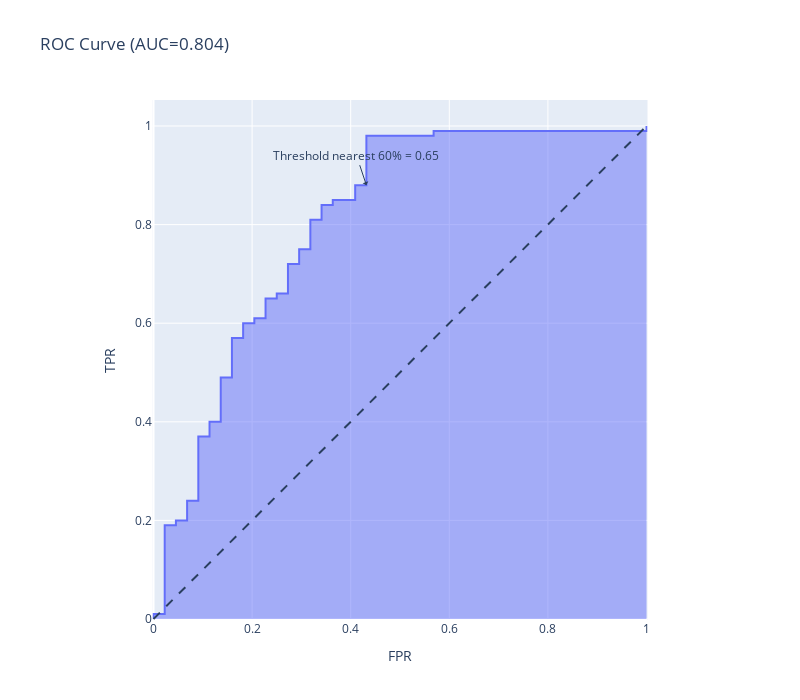

This figure's notebook cell:
### Code cell
# choose a threshold for prediction.
make_rocauc(.60)

### Figure 1 — Plotly figure (JSON) as saved in the notebook; plotly's stock layout.template omitted (floating-point values rounded to 4 significant figures)
{"data": [{"customdata": [[1.853], [0.853], [0.8498], [0.8439], [0.8438], [0.8144], [0.8141], [0.814], [0.814], [0.798], [0.7972], [0.7802], [0.7795], [0.7774], [0.7766], [0.7717], [0.7702], [0.7696], [0.7694], [0.7599], [0.7598], [0.7543], [0.7531], [0.753], [0.7511], [0.7455], [0.7438], [0.7419], [0.7396], [0.7247], [0.7247], [0.7194], [0.7183], [0.6894], [0.6876], [0.6815], [0.681], [0.6801], [0.676], [0.6545], [0.6466], [0.5345], [0.3791], [0.3471], [0.2131], [0.213]], "fillpattern": {"shape": ""}, "hovertemplate": "FPR=%{x:.2f}<br>TPR=%{y:.2f}<br>Threshold=%{customdata[0]:.2f}<extra></extra>", "legendgroup": "", "line": {"color": "#636efa"}, "marker": {"symbol": "circle"}, "mode": "lines", "name": "", "orientation": "v", "showlegend": false, "stackgroup": "1", "type": "scatter", "x": [0, 0, 0.02273, 0.02273, 0.02273, 0.02273, 0.04545, 0.04545, 0.06818, 0.06818, 0.09091, 0.09091, 0.1136, 0.1136, 0.1364, 0.1364, 0.1364, 0.1591, 0.1591, 0.1591, 0.1818, 0.1818, 0.2045, 0.2045, 0.2273, 0.2273, 0.25, 0.25, 0.2727, 0.2727, 0.2955, 0.2955, 0.3182, 0.3182, 0.3409, 0.3409, 0.3636, 0.3636, 0.4091, 0.4091, 0.4318, 0.4318, 0.5682, 0.5682, 1, 1], "xaxis": "x", "y": [0, 0.01, 0.01, 0.05, 0.07, 0.19, 0.19, 0.2, 0.2, 0.24, 0.24, 0.37, 0.37, 0.4, 0.4, 0.47, 0.49, 0.49, 0.51, 0.57, 0.57, 0.6, 0.6, 0.61, 0.61, 0.65, 0.65, 0.66, 0.66, 0.72, 0.72, 0.75, 0.75, 0.81, 0.81, 0.84, 0.84, 0.85, 0.85, 0.88, 0.88, 0.98, 0.98, 0.99, 0.99, 1], "yaxis": "y"}], "layout": {"annotations": [{"arrowhead": 1, "showarrow": true, "text": "Threshold nearest 60% = 0.65", "x": 0.4318, "y": 0.88}], "height": 700, "legend": {"tracegroupgap": 0}, "shapes": [{"line": {"dash": "dash"}, "type": "line", "x0": 0, "x1": 1, "y0": 0, "y1": 1}], "title": {"text": "ROC Curve (AUC=0.804)"}, "width": 800, "xaxis": {"anchor": "y", "autorange": true, "constrain": "domain", "domain": [0.1133, 0.8867], "range": [-0.002028, 1.002], "title": {"text": "FPR"}, "type": "linear"}, "yaxis": {"anchor": "x", "autorange": true, "domain": [0, 1], "range": [-0.002028, 1.053], "scaleanchor": "x", "scaleratio": 1, "title": {"text": "TPR"}, "type": "linear"}}}
